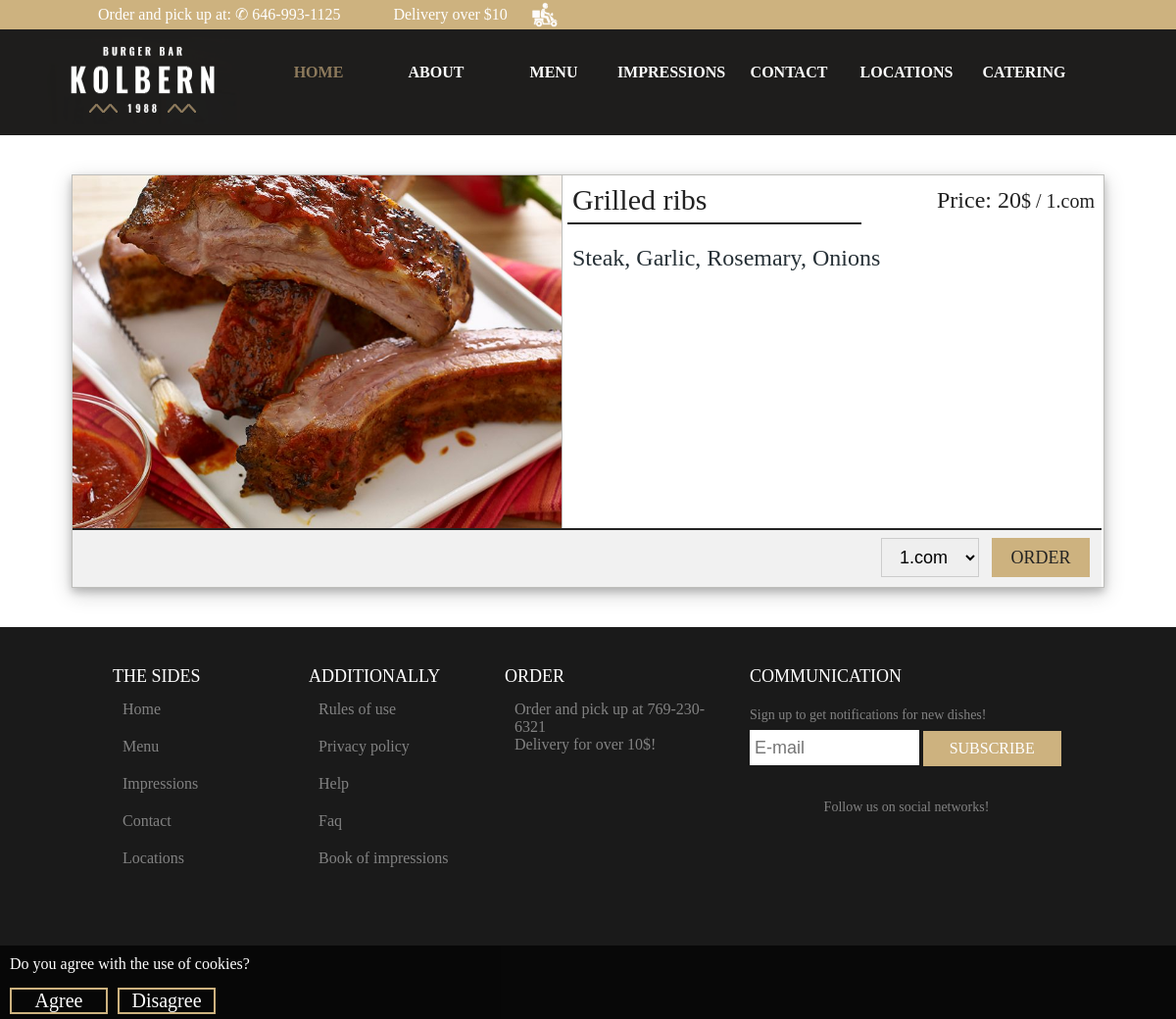
The app's page /prikaz.php?id=50 with its own data.
### tables this page shows
CREATE TABLE `jela` (
  `id` int(7) NOT NULL,
  `jelo` text NOT NULL,
  `tip` text NOT NULL,
  `opis` text NOT NULL,
  `slika` varchar(100) NOT NULL,
  `cena` int(7) NOT NULL,
  `datum` timestamp NOT NULL DEFAULT CURRENT_TIMESTAMP
);

### prikaz.php (the view, shortened to what this page needs)
<?php include("head.php"); ?>
<?php
$id=$_GET["id"];
$sql="SELECT * FROM jela WHERE id=$id";
$upit=mysqli_query($conn,$sql);
$red=mysqli_fetch_assoc($upit);
?>
<div class="prikaz">
<img src="<?=$red["slika"]?>">
<nav>
<header><?=$red["jelo"]?></header>
<footer style="font-family:geomanist;">Price: <?=$red["cena"]?><small>$ / 1.com</small></footer>
</nav>
<main <?=$pad?>><?=$red["opis"]?></main>
<div class="nosiformu">
<form action="korpa.php" method="post">
<select name="kolicina">
<option value="1"><?php if($red["tip"]=="pice"){echo "1.com";} else{echo "1.com";} ?></option>
</select>
<input type="submit" value="ORDER">
</form>
</div>
</div>
<?php include("futer.php"); ?>

### style.css (style rules this page uses)
html { font-size:100%; }
html { scroll-behavior:smooth; }
body { margin:0; padding:0; font-size:16px; background:#f0f0fa; font-family:geomanist; }
* { box-sizing:border-box; -webkit-box-sizing:border-box; -moz-box-sizing:border-box; -o-box-sizing:border-box; }
footer { background:#1a1a1a; }

### prikaz.php (style rules this page uses)
body { background:#fff; }
.prikaz { width:1054px; min-height:300px; margin:40px auto; border:solid 1px #bebebb; overflow:hidden; box-shadow: 0 4px 8px 0 rgba(0, 0, 0, 0.2), 0 6px 20px 0 rgba(0, 0, 0, 0.19); }
.prikaz::after { clear:both; display:table; content:""; }
.prikaz img { display:block; width:500px; height:360px; object-fit:cover; float:left; background:#fff; border-right:solid 1px #bebebb; background:#f1f1f1; }
.prikaz nav { width:548px; float:left; margin:0; }
.prikaz nav::after { clear:both; display:table; content:""; }
.prikaz header { width:300px; min-height:50px; line-height:30px; font-size:30px; padding-left:5px; padding-top:10px; color:#222; float:left; border-bottom:solid 2px #222; font-family:geomanist; margin-left:5px; }
.prikaz footer { width:243px; min-height:50px; line-height:50px; text-align:right; padding-right:5px; color:#222; background:#fff; font-size:24px; float:left; }
.prikaz main { width:548px; height:300px; color:#263036; white-space:pre-wrap; padding:20px 20px 20px 10px; float:left; font-family:geomanist; font-size:24px; }
.prikaz form { width:300px; padding:2px 0; text-align:center; position:absolute; right:0; }
.prikaz select { width:100px; height:40px; font-size:18px; margin:6px 50px 0 0; padding-left:14px; outline:none; border:solid 1px #ccc; }
.prikaz input[type="submit"] { width:100px; height:40px; font-size:18px; background:#cdb27f; color:#222; border:none; position:absolute; right:12px; top:8px; transition:ease 0.5s; font-family:geomanist; outline:none; }
.nosiformu { width:1050px; height:60px; position:relative; background:#f1f1f1; border-top:solid 2px #222; }

### records on screen
jela: slika (picture), jelo "Grilled ribs", cena "20", opis "Steak, Garlic, Rosemary, Onions", kolicina "1.com"
